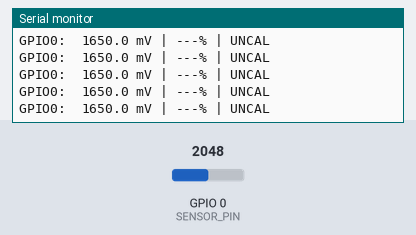
A sketch run on a simulated ESP32-C6. On the bench: the last lines printed to the serial monitor. The test bench sets the inputs (shaded band); at power-on: GPIO 0 (SENSOR_PIN) = 2048 (analog values on the 0–4095 scale). EEPROM starts erased.

Above: at 1.2 s.
1.3 s: GPIO 0 (SENSOR_PIN) set to 1284
At 1.34 s:
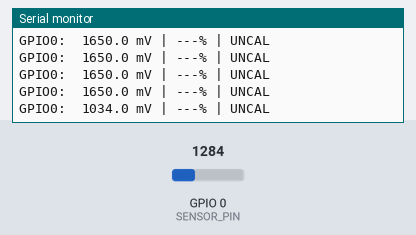
2.8 s: GPIO 0 (SENSOR_PIN) set to 1168
At 2.83 s:
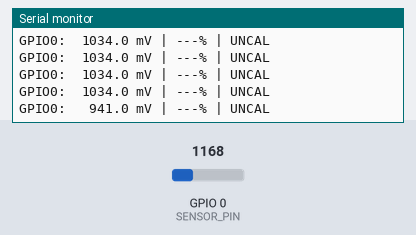
8.3 s: GPIO 0 (SENSOR_PIN) set to 132
At 8.35 s:
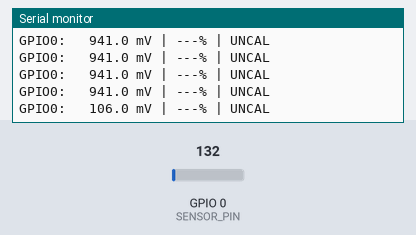
9.8 s: GPIO 0 (SENSOR_PIN) set to 118
At 9.85 s:
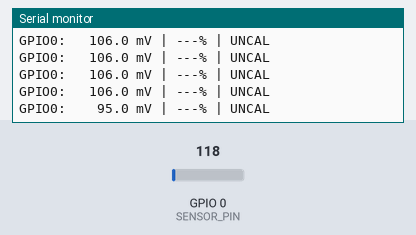

The sketch:

sensor_single.ino
```cpp
// Single-channel test: reads one sensor output and prints its averaged
// voltage, a calibrated 0-100% reflectance and a WHITE/BLACK decision at
// 115200 baud.
//
// Target: ESP32-C6. SENSOR_PIN is a GPIO number and must be one of the C6's
// ADC pins, GPIO0-GPIO6. GPIO8 has no ADC on the C6 (it is a strapping pin).
//
// 11 dB attenuation gives a usable range of roughly 0.15-3.1 V. If the
// sensor output turns out to stay below ~700 mV, switch to ADC_0db
// (range ~0-750 mV) for about 4x finer resolution.
//
// Serial commands (single characters):
//   w  record the current reading as the WHITE reference
//   b  record the current reading as the BLACK reference
//   r  clear the calibration
// Calibration is saved in flash and survives resets.

#include <Preferences.h>

const uint8_t SENSOR_PIN = 0;

const uint16_t SAMPLES = 64;
const uint16_t PRINT_INTERVAL_MS = 50;
const uint16_t CAL_SAMPLES = 20;          // readings averaged per calibration point
const uint16_t MIN_USEFUL_SPAN_DMV = 200; // 20.0 mV between white and black

Preferences prefs;
int32_t whiteDmv = -1;  // calibration points, in tenths of a mV
int32_t blackDmv = -1;
bool isWhite = false;

// Averaged reading in tenths of a millivolt.
int32_t readDmv() {
  uint32_t sum = 0;
  for (uint16_t i = 0; i < SAMPLES; i++) {
    sum += analogReadMilliVolts(SENSOR_PIN);
  }
  return (int32_t)(sum * 10 / SAMPLES);
}

int32_t readCalibrationPoint() {
  int64_t sum = 0;
  for (uint16_t i = 0; i < CAL_SAMPLES; i++) {
    sum += readDmv();
    delay(10);
  }
  return (int32_t)(sum / CAL_SAMPLES);
}

bool isCalibrated() {
  return whiteDmv >= 0 && blackDmv >= 0 && abs(whiteDmv - blackDmv) >= MIN_USEFUL_SPAN_DMV;
}

void saveCalibration() {
  prefs.putInt("white", whiteDmv);
  prefs.putInt("black", blackDmv);
}

void printCalPoint(const char *name, int32_t dmv) {
  if (dmv < 0) {
    Serial.printf(" %s=unset", name);
  } else {
    Serial.printf(" %s=%ld.%ld mV", name, dmv / 10, dmv % 10);
  }
}

void printCalibration() {
  Serial.print("# CAL");
  printCalPoint("white", whiteDmv);
  printCalPoint("black", blackDmv);
  if (whiteDmv >= 0 && blackDmv >= 0 && !isCalibrated()) {
    Serial.printf("  (span under %u.%u mV: too small to tell apart)", MIN_USEFUL_SPAN_DMV / 10,
                  MIN_USEFUL_SPAN_DMV % 10);
  }
  Serial.println();
}

void handleCommands() {
  while (Serial.available()) {
    char c = Serial.read();
    if (c == 'w') {
      whiteDmv = readCalibrationPoint();
      saveCalibration();
      printCalibration();
    } else if (c == 'b') {
      blackDmv = readCalibrationPoint();
      saveCalibration();
      printCalibration();
    } else if (c == 'r') {
      whiteDmv = blackDmv = -1;
      saveCalibration();
      printCalibration();
    }
  }
}

void setup() {
  Serial.begin(115200);

  analogReadResolution(12);
  analogSetPinAttenuation(SENSOR_PIN, ADC_11db);

  prefs.begin("irsensor", false);
  whiteDmv = prefs.getInt("white", -1);
  blackDmv = prefs.getInt("black", -1);

  Serial.printf("# IR sensor readout on GPIO%u\n", SENSOR_PIN);
  printCalibration();
}

void loop() {
  handleCommands();

  int32_t dmv = readDmv();

  if (isCalibrated()) {
    int32_t pct = (dmv - blackDmv) * 100 / (whiteDmv - blackDmv);
    pct = constrain(pct, 0, 100);
    // Hysteresis: switch only after crossing 10% past the midpoint.
    if (isWhite && pct < 40) isWhite = false;
    if (!isWhite && pct > 60) isWhite = true;
    Serial.printf("GPIO%u: %5ld.%ld mV | %3ld%% | %s\n", SENSOR_PIN, dmv / 10, dmv % 10, pct,
                  isWhite ? "WHITE" : "BLACK");
  } else {
    Serial.printf("GPIO%u: %5ld.%ld mV | ---%% | UNCAL\n", SENSOR_PIN, dmv / 10, dmv % 10);
  }

  delay(PRINT_INTERVAL_MS);
}
```

Measured:
- the behaviour switches between 1241 and 1240 on GPIO 0 (SENSOR_PIN) (found by bisection; images 1 and 2)
- the behaviour switches between 125 and 124 on GPIO 0 (SENSOR_PIN) (found by bisection; images 3 and 4)
- after the input at 1.3 s, the serial monitor: prints a new line at once (image 1)
- after the input at 2.8 s, the serial monitor: prints a new line at once (image 2)
- after the input at 8.3 s, the serial monitor: prints a new line at once (image 3)
- after the input at 9.8 s, the serial monitor: prints a new line at once (image 4)
